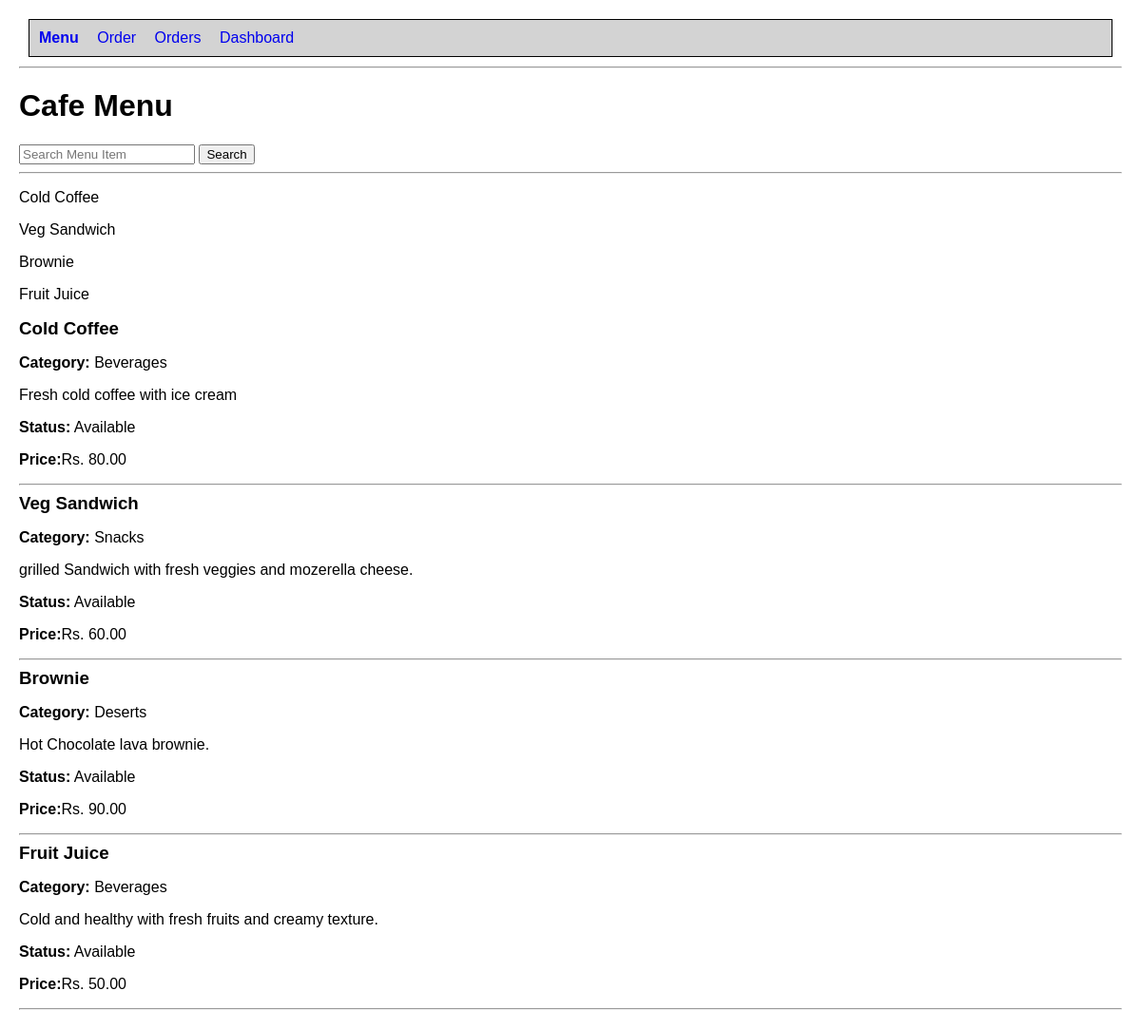
The app's page /menu/ with its own data.
### cafe/models.py (models this page shows, shortened)
class MenuItem(models.Model):
    name = models.CharField(max_length=100)
    description = models.TextField()
    price = models.DecimalField(max_digits=8, decimal_places=2)
    available = models.BooleanField(default=True)
    category = models.ForeignKey(
        Category,
        on_delete = models.CASCADE,
        null = True,
        blank = True
    )

class Category(models.Model) :
    name = models.CharField(max_length = 100)

### cafe/views.py (the view)
# urls.py: path('menu/', views.menu_list, name = 'menu'),
def menu_list(request):
    menu_items = MenuItem.objects.all()
    search_query = request.GET.get('search', '')
    if search_query:
        menu_items = menu_items.filter(
            name__icontains=search_query
        )
    category_id = request.GET.get('category')
    if category_id:
        menu_items = menu_items.filter(
            category_id=category_id
        )
    categories = Category.objects.all()
    return render(
        request,
        'cafe/menu_list.html',
        {
            'menu_items': menu_items,
            'search_query': search_query,
            'categories': categories
        }
    )

### cafe/templates/cafe/menu_list.html
{% extends 'cafe/base.html' %}
{% block content %}
<h1>Cafe Menu</h1>
    <form method="GET">
        <input type="text" name="search" placeholder="Search Menu Item">
        <button type="submit">Search</button>
    </form>
    <hr>
    {% if menu_items %}
    {% for item in menu_items %}
        <p>{{ item.name }}</p>
    {% endfor %}
    {% else %}
        <p>No menu items found.</p>
    {% endif %}
    {% for item in menu_items %}
        <h3>{{ item.name }}</h3>
        <p><strong>Category:</strong> {{ item.category.name }}</p>
        <p>{{ item.description }}</p>
        <p><strong>Status:</strong>
            {% if item.available %}
                Available
            {% else %}
                Out of Stock
            {% endif %}
        </p>
        <p><strong>Price:</strong>Rs. {{ item.price }}</p>
        <hr>
    {% endfor %}
{% endblock %}

### cafe/templates/cafe/base.html (style rules this page uses)
body { font-family: Arial, sans-serif; margin:20px; }
h3 { margin:0; }

### records on screen
MenuItem: name "Cold Coffee", category.name "Beverages", description "Fresh cold coffee with ice cream", available "Available", price "80.00"
MenuItem: name "Veg Sandwich", category.name "Snacks", description "grilled Sandwich with fresh veggies and mozerella cheese.", available "Available", price "60.00"
MenuItem: name "Brownie", category.name "Deserts", description "Hot Chocolate lava brownie.", available "Available", price "90.00"
MenuItem: name "Fruit Juice", category.name "Beverages", description "Cold and healthy with fresh fruits and creamy texture.", available "Available", price "50.00"
